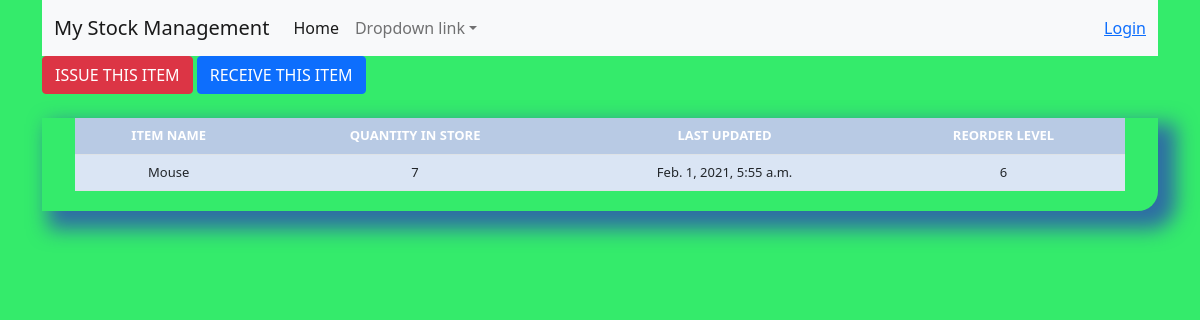
/stock_detail/23/, run on the app's committed database.
### stockmgnt/models.py (models this page shows, shortened)
class Stock(models.Model):
	category = models.ForeignKey(Category, on_delete=models.CASCADE, blank=True)
	item_name = models.CharField(max_length=50, blank=True, null=True)
	quantity = models.IntegerField(default='0', blank=True, null=True)
	receive_quantity = models.IntegerField(default='0', blank=True, null=True)
	receive_by = models.CharField(max_length=50, blank=True, null=True)
	issue_quantity = models.IntegerField(default='0', blank=True, null=True)
	issue_by = models.CharField(max_length=50, blank=True, null=True)
	issue_to = models.CharField(max_length=50, blank=True, null=True)
	phone_number = models.CharField(max_length=50, blank=True, null=True)
	created_by = models.CharField(max_length=50, blank=True, null=True)
	reorder_level = models.IntegerField(default='0', blank=True, null=True)
	last_updated = models.DateTimeField(auto_now_add=False, auto_now=True)
	timestamp = models.DateTimeField(auto_now_add=True, auto_now=False)

### stockmgnt/views.py (the view)
# urls.py: path('stock_detail/<str:pk>/', views.stock_detail, name="stock_detail"),
def stock_detail(request, pk):
	queryset = Stock.objects.get(id=pk)
	context = {
		"title": queryset.item_name,
		"queryset": queryset,
	}
	return render(request, "stock_detail.html", context)

### stockmgnt/templates/stock_detail.html (shortened to what this page needs)
{% extends "base.html" %}
{% block content %}
{% load crispy_forms_tags %}
<a href="{% url 'issue_items' queryset.id %}"><div class='btn btn-danger'>ISSUE THIS ITEM</div></a>
<a href="{% url 'receive_items' queryset.id %}"><div class='btn btn-primary'>RECEIVE THIS ITEM</div></a>
        <br><br>
        <div class="display_table">
          <table class='table'>
                  <tr>
                    <th>ITEM NAME</th>
                    <th>QUANTITY IN STORE</th>
                    <th>LAST UPDATED</th>
                    <th>REORDER LEVEL</th>
                  </tr>
                  <tr>
                    <td>{{queryset.item_name}}</td>
                    <td>{{queryset.quantity}}</td>
                    <td>{{queryset.last_updated}}</td>
                    <td>{{queryset.reorder_level}}</td>
                  </tr>
          </table>
        </div>
{% endblock content %}

### stockmgnt/templates/base.html (style rules this page uses)
body { background-color: #34eb6b; }
.table { font-size: 13px; text-align: center; width: 95%; margin: auto; text-align: center; }
.table tr:nth-child(odd) { background: #B8CAE4 }
.table tr:nth-child(even) { background: #dae5f4 }
th { background-color: #337ab7; color: white; }
.display_table { border-bottom-right-radius: 20px; padding-left: 5px; padding-right: 5px; padding-bottom: 20px; box-shadow: 12px 12px 20px 6px #2e6da4; }

### data on the page
Stock: item_name "Mouse", quantity "7", last_updated "Feb. 1, 2021, 5:55 a.m.", reorder_level "6"
